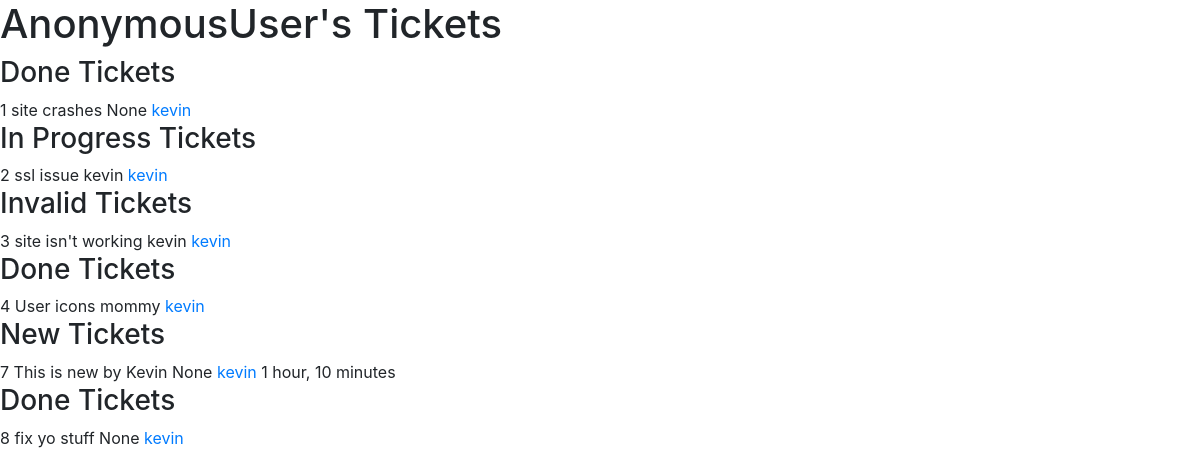
Screenshot of /user/kevin/ with the database file from the repository.
### bugtracker_app/models.py (models this page shows)
class Ticket(models.Model):
    class StatusChoices(models.TextChoices):
        NEW = 'New',
        IN_PROGRESS = 'In Progress',
        DONE = 'Done',
        INVALID = 'Invalid',
    title = models.CharField(max_length=90)
    time_submitted = models.DateTimeField(
        default=now, editable=False)
    description = models.TextField(max_length=255)
    createdby = models.ForeignKey(
        CustomUserModel, null=True, on_delete=models.CASCADE, related_name='createdby')
    status = models.CharField(
        max_length=32,
        choices=StatusChoices.choices,
        default=StatusChoices.NEW
    )
    assignedto = models.ForeignKey(
        CustomUserModel, null=True, default=None, on_delete=models.CASCADE, related_name='assignedto')
    completedby = models.ForeignKey(
        CustomUserModel, blank=True, null=True, default=None, on_delete=models.CASCADE, related_name='completedby')
    def __str__(self):
        ret = self.title + ',' + self.description + ',' + self.status
        return ret
    class Meta:
        unique_together = ['title', 'description']

### customuser_app/models.py (models this page shows)
class CustomUserModel(AbstractUser):
    displayname = models.CharField(max_length=90, blank=True, null=True)
    REQUIRED_FIELDS = ['displayname']
    def __str__(self):
        return self.username

### bugtracker_app/views.py (the view)
# urls.py: path('user/<str:user_name>/', views.user_ticket_list_view, name='userticketlist'),
def user_ticket_list_view(request, user_name):
    ticket_list = Ticket.objects.filter(createdby__username=user_name)
    new_tickets = Ticket.objects.filter(status='New')
    now = timezone.now()
    print(ticket_list)
    return render(request, 'user_ticket_list.html', {"ticket_list": ticket_list, "new_tickets": new_tickets, "now": now})

### templates/user_ticket_list.html (shortened to what this page needs)
{% extends 'base.html' %}
{% block content %}
<h1>{{request.user}}'s Tickets</h1>
{% for ticket in ticket_list  %}
    {% if ticket.status == 'New' %}
        <h3>New Tickets</h3>
        {{ ticket.id }}
        {{ ticket.title }}
        {{ ticket.assignedto }}
        <a href="{% url 'userticketlist' ticket.createdby %}">{{ticket.createdby}}</a>
        {{ ticket.time_submitted|timesince:now }}
    {% elif ticket.status == 'In Progress' %}
        <h3>In Progress Tickets</h3>
        {{ ticket.id }}
        {{ ticket.title }}
        {{ ticket.assignedto }}
        <a href="{% url 'userticketlist' ticket.createdby %}">{{ticket.createdby}}</a>
    {% elif ticket.status == 'Done' %}
        <h3>Done Tickets</h3>
        {{ ticket.id }}
        {{ ticket.title }}
        {{ ticket.assignedto }}
        <a href="{% url 'userticketlist' ticket.createdby %}">{{ticket.createdby}}</a>
    {% elif ticket.status == 'Invalid' %}
        <h3>Invalid Tickets</h3>
        {{ ticket.id }}
        {{ ticket.title }}
        {{ ticket.assignedto }}
        <a href="{% url 'userticketlist' ticket.createdby %}">{{ticket.createdby}}</a>
    {% endif %}
{% endfor %}
{% endblock %}

### rows the page displays
Ticket: id "1", title "site crashes", assignedto "None", createdby "kevin"
Ticket: id "2", title "ssl issue", assignedto "kevin", createdby "kevin"
Ticket: id "3", title "site isn't working", assignedto "kevin", createdby "kevin"
Ticket: id "4", title "User icons", assignedto "mommy", createdby "kevin"
Ticket: id "7", title "This is new by Kevin", assignedto "None", createdby "kevin", time_submitted "1 hour, 10 minutes"
Ticket: id "8", title "fix yo stuff", assignedto "None", createdby "kevin"

### other values shown
{{ request.user }} "AnonymousUser"
